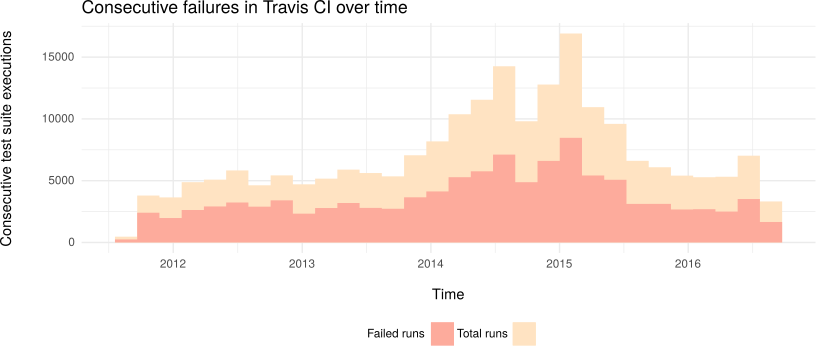

This chart was generated by the following R code:
library(ggplot2)
library(tibble)

data <- read.csv2("/home/pieter/consecutive-failures.csv", header = TRUE, sep = ",")

data$failed <- data$failed == "true"
data$gh_build_started_at <- strptime(data$gh_build_started_at, format = "%Y-%m-%d %H:%M:%S")

fills <- c("Total runs" = "bisque", "Failed runs" = "#feab9d")

ggplot(data, aes(x=gh_build_started_at)) +
  geom_histogram(data=data, aes(fill = "Total runs"), size = 0) +
  geom_histogram(data=subset(data, failed == TRUE), aes(fill = "Failed runs"), size = 0) +
  guides(color=FALSE) +
  ggtitle("Consecutive failures in Travis CI over time") +
  labs(x = "Time", y = "Consecutive test suite executions") +
  scale_fill_manual("Status", values = fills, guide = guide_legend(
    direction = "horizontal",
    label.position = "left"
  )) +
  theme_bw(base_size = 11, base_family = "") %+replace% 
  theme(axis.ticks = element_blank(), legend.background = element_blank(), 
        legend.position = "bottom", legend.title = element_blank(),
        legend.key = element_blank(), panel.background = element_blank(), 
        panel.border = element_blank(), strip.background = element_blank(), 
        axis.title.x = element_text(margin = margin(t = 0.5, b = 0, unit = "cm")),
        axis.title.y = element_text(margin = margin(r = 0.8, unit = "cm"), angle = 90),
        plot.background = element_blank(), complete = TRUE)
